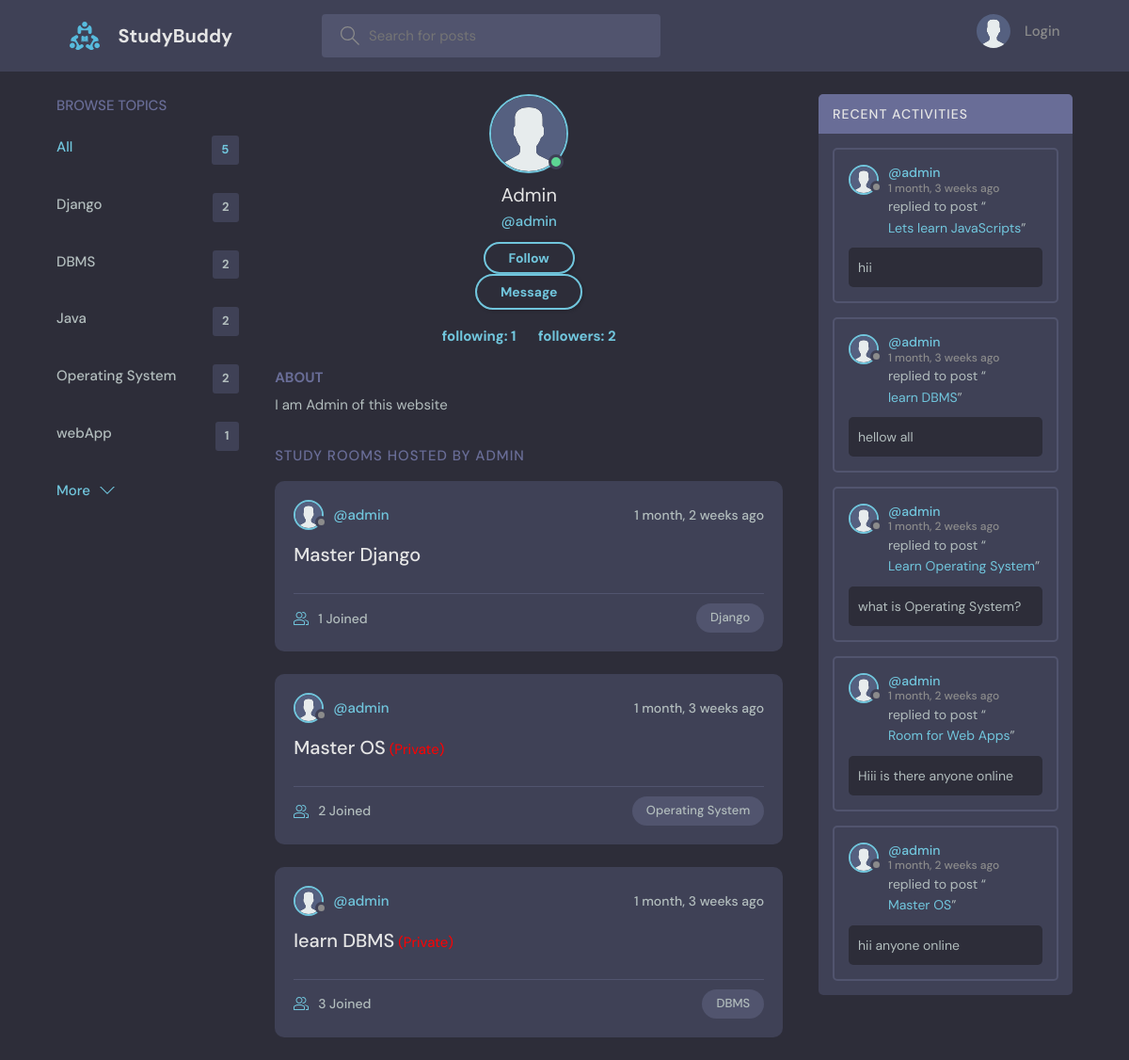
Page /profile/2/ on the earlier database version.
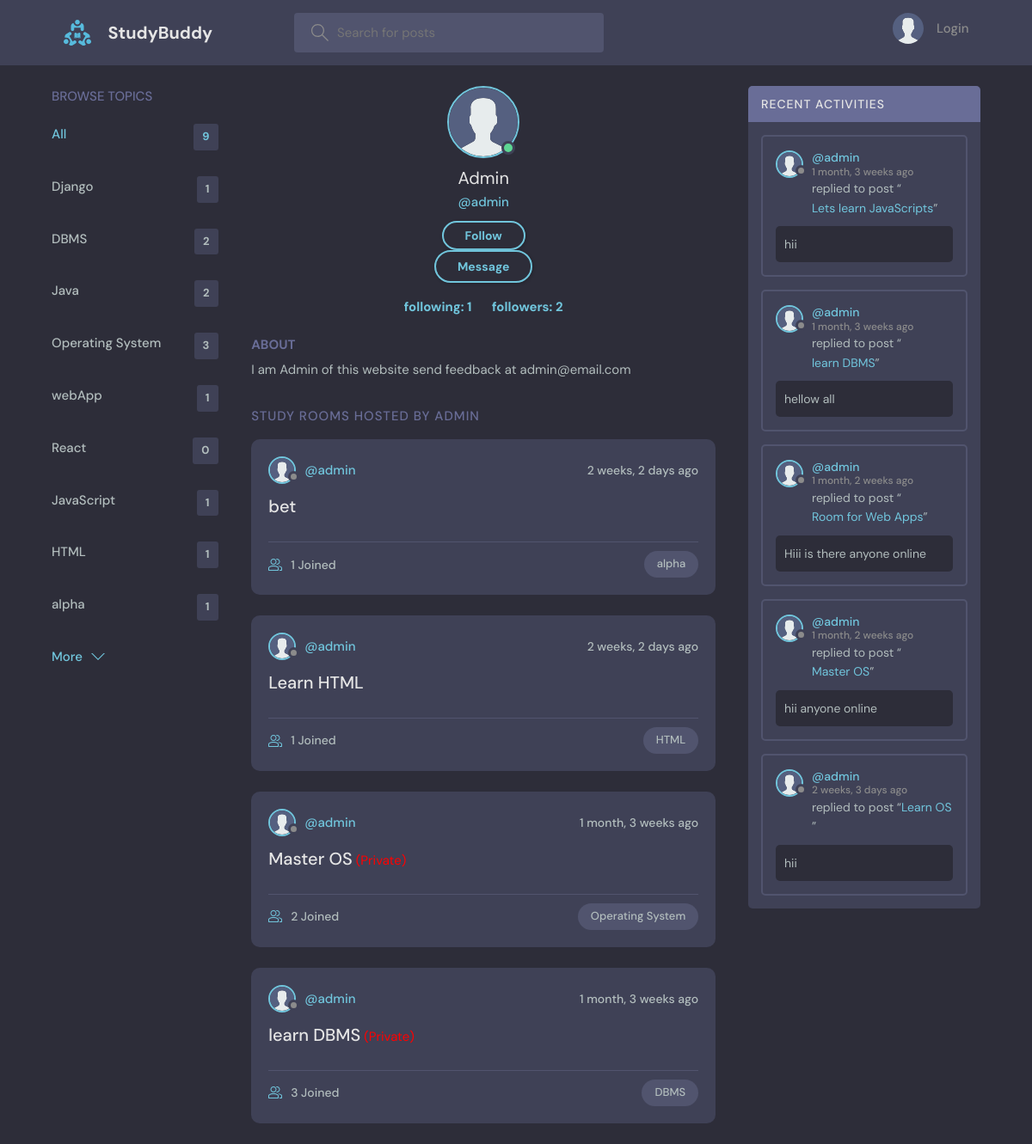
Same page on the later database version.
### base/models.py (models this page shows, shortened)
class Topic(models.Model):
    name = models.CharField(max_length=200)

class User(AbstractUser):
    name = models.CharField(max_length=200, null=True)
    email = models.EmailField(unique=True, null=True)
    bio = models.TextField(null=True)
    avatar = models.ImageField(null=True, default="avatar.svg")
    USERNAME_FIELD = 'email'
    REQUIRED_FIELDS = ['username']  # Add 'username' to REQUIRED_FIELDS

class Room(models.Model):
    host = models.ForeignKey(User, on_delete=models.SET_NULL, null=True)
    topic = models.ForeignKey(Topic, on_delete=models.SET_NULL, null=True)
    name = models.CharField(max_length=200)
    description = models.TextField(null=True, blank=True)
    participants = models.ManyToManyField(
        User, related_name='participants', blank=True)
    updated = models.DateTimeField(auto_now=True)
    created = models.DateTimeField(auto_now_add=True)
    private=models.BooleanField(default=False)
    class Meta:
        ordering = ['-updated', '-created']
    def __str__(self):
        return self.name

class Message(models.Model):
    user = models.ForeignKey(User, on_delete=models.CASCADE)
    room = models.ForeignKey(Room, on_delete=models.CASCADE)
    body = models.TextField()
    updated = models.DateTimeField(auto_now=True)
    created = models.DateTimeField(auto_now_add=True)
    class Meta:
        ordering = ['updated', 'created']

### base/views.py (the view, shortened to what this page needs)
# urls.py: path('profile/<str:pk>/', views.userProfile, name="user-profile"),
def userProfile(request, pk):
    user = User.objects.get(id=pk)
    rooms = user.room_set.all()
    room_messages = user.message_set.all()
    topics = Topic.objects.all()
    try:
        follow = Follow.objects.get(followed=user)
    except Follow.DoesNotExist:
        follow = Follow.objects.create(followed=user)
    is_following= request.user in follow.followers.all()
    followers_count=follow.followers.count()
    following_count = user.followers.count()
    context = {'user': user, 'rooms': rooms,
               'room_messages': room_messages, 'topics': topics,'follow':follow,'is_following':is_following,'followers_count':followers_count,'following_count':following_count}
    return render(request, 'base/profile.html', context)

### base/templates/base/profile.html (shortened to what this page needs)
{% extends 'main.html' %}
{% block content %}
<main class="profile-page layout layout--3">
  <div class="container">
    {% include 'base/topics_component.html' %}
    <div class="roomList">
      <div class="profile">
        <div class="profile__avatar">
          <div class="avatar avatar--large active">
            <img src="{{user.avatar.url}}" />
          </div>
        </div>
        <div class="profile__info">
          <h3>{{user.name}}</h3>
          <p>@{{user.username}}</p>
          {% if request.user == user %}
          <a href="{% url 'update-user' %}" class="btn btn--main btn--pill">Edit Profile</a>
          {% else %}
            {% if not is_following %}
            <form class="form" method="POST" action="">
              <div class="for__group">
                  <input class="btn btn--main btn--pill" type="submit" value="Follow" />
              </div>
            </form>
            {% endif %}
            <a href="{% url 'dm' user.id %}" class="btn btn--main btn--pill">Message</a>
          {% endif %}
          <h5 style="margin-top: 16px;">
            <a href="{% url 'following' user.id %}" style="margin-right: 20px;"> following: {{following_count}} </a>
            <a href="{% url 'followers' user.id %}"> followers: {{followers_count}} </a>
           </h5>
        </div>
        <div class="profile__about">
          <h3>About</h3>
          <p>
            {{user.bio}}
          </p>
        </div>
      </div>
      <div class="roomList__header">
        <div>
          <h2>Study Rooms Hosted by {{user.name}} </a>
          </h2>
        </div>
      </div>
      {% include 'base/feed_component.html' %}
    </div>
    {% include 'base/activity_component.html' %}
  </div>
</main>
{% endblock content %}

### templates/main.html (shortened to what this page needs)
<!DOCTYPE html>
{% load static %}
<html lang="en">
<head>
    <link rel="stylesheet" href="{% static 'styles/style.css' %}" />
</head>
<body>
    {% include 'navbar.html' %}
    {% block content %}
    {% endblock %}
</body>
</html>

### templates/navbar.html (shortened to what this page needs)
{% load static %}
<header class="header header--loggedIn">
    <div class="container">
        <a href="{% url 'home' %}" class="header__logo">
            <img src="{% static 'images/logo.svg' %}" />
            <h1>StudyBuddy</h1>
        </a>
        <form class="header__search" method="GET" action="{% url 'home' %}">
            <label>
                <input name="q" placeholder="Search for posts" />
            </label>
        </form>
        <nav class="header__menu">
            {% if request.user.is_authenticated %}
            <div class="header__user">
                <a href="{% url 'update-user' %}">
                    <div class="avatar avatar--medium active">
                        <img src="{{request.user.avatar.url}}" />
                    </div>
                    <p>{{request.user.username}} <span>@{{request.user.username}}</span></p>
                </a>
                <button class="dropdown-button">
                    <svg version="1.1" xmlns="http://www.w3.org/2000/svg" width="32" height="32" viewBox="0 0 32 32">
                        <title>chevron-down</title>
                        <path d="M16 21l-13-13h-3l16 16 16-16h-3l-13 13z"></path>
                    </svg>
                </button>
            </div>
            {% else %}
            <a href="{% url 'login' %}">
                <img src="{% static 'images/avatar.svg' %}" />
                <p>Login</p>
            </a>
            {% endif %}
        </nav>
    </div>
</header>

### base/templates/base/topics_component.html
<div class="topics">
    <div class="topics__header">
        <h2>Browse Topics</h2>
    </div>
    <ul class="topics__list">
        <li>
            <a href="{% url 'home' %}" class="active">All <span>{{topics.count}}</span></a>
        </li>
        {% for topic in topics %}
        <li>
            <a href="{% url 'home' %}?q={{topic.name}}">{{topic.name}}<span>{{topic.room_set.all.count}}</span></a>
        </li>
        {% endfor %}
    </ul>
    <a class="btn btn--link" href="{% url 'topics' %}">
        More
        <svg version="1.1" xmlns="http://www.w3.org/2000/svg" width="32" height="32" viewBox="0 0 32 32">
            <title>chevron-down</title>
            <path d="M16 21l-13-13h-3l16 16 16-16h-3l-13 13z"></path>
        </svg>
    </a>
</div>

### base/templates/base/feed_component.html (shortened to what this page needs)
{% for room in rooms %}
<div class="roomListRoom">
    <div class="roomListRoom__header">
        <a href="{% url 'user-profile' room.host.id %}" class="roomListRoom__author">
            <div class="avatar avatar--small">
                <img src="{{room.host.avatar.url}}" />
            </div>
            <span>@{{room.host.username}}</span>
        </a>
        <div class="roomListRoom__actions">
            <span>{{room.created|timesince}} ago</span>
        </div>
    </div>
    <div class="roomListRoom__content">
        <a href="{% url 'room' room.id %}">{{room.name}}</a>
        {% if room.private %}
        <small style="color: red;"> (Private) </small>
        {% endif %}
    </div>
    <div class="roomListRoom__meta">
        <a href="{% url 'room' room.id %}" class="roomListRoom__joined">
            {{room.participants.all.count}} Joined
        </a>
        <p class="roomListRoom__topic">{{room.topic.name}}</p>
    </div>
</div>
{% endfor %}

### base/templates/base/activity_component.html (shortened to what this page needs)
<div class="activities">
    <div class="activities__header">
        <h2>Recent Activities</h2>
    </div>
    {% for message in room_messages %}
    <div class="activities__box">
        <div class="activities__boxHeader roomListRoom__header">
            <a href="{% url 'user-profile' message.user.id %}" class="roomListRoom__author">
                <div class="avatar avatar--small">
                    <img src="{{message.user.avatar.url}}" />
                </div>
                <p>
                    @{{message.user.username}}
                    <span>{{message.created|timesince}} ago</span>
                </p>
            </a>
        </div>
        <div class="activities__boxContent">
            <p>replied to post “<a href="{% url 'room' message.room.id %}">{{message.room}}</a>”</p>
            <div class="activities__boxRoomContent">{{message.body}}</div>
        </div>
    </div>
    {% endfor %}
</div>

Differences in the rows shown:
removed Room: host.avatar (placeholder picture), host.username "admin", created "1 month, 2 weeks", name "Master Django", participants.all.count "1", topic.name "Django"
removed Message: user.avatar (placeholder picture), user.username "admin", created "1 month, 2 weeks", room "Learn Operating System", body "what is Operating System?"
computed for Topic "Django": room_set.all.count "2" → "1"
computed for Topic "Operating System": room_set.all.count "2" → "3"
added Topic: name "React", room_set.all.count "0"
added Topic: name "JavaScript", room_set.all.count "1"
added Topic: name "HTML", room_set.all.count "1"
added Topic: name "alpha", room_set.all.count "1"
changed User "Admin": bio "I am Admin of this website" → "I am Admin of this website send feedback at admin@email.com"
added Room: host.avatar (placeholder picture), host.username "admin", created "2 weeks, 2 days", name "bet", participants.all.count "1", topic.name "alpha"
added Room: host.avatar (placeholder picture), host.username "admin", created "2 weeks, 2 days", name "Learn HTML", participants.all.count "1", topic.name "HTML"
added Message: user.avatar (placeholder picture), user.username "admin", created "2 weeks, 3 days", room "Learn OS", body "hii"
Other differences:
{{ topics.count }}: "5" → "9"
